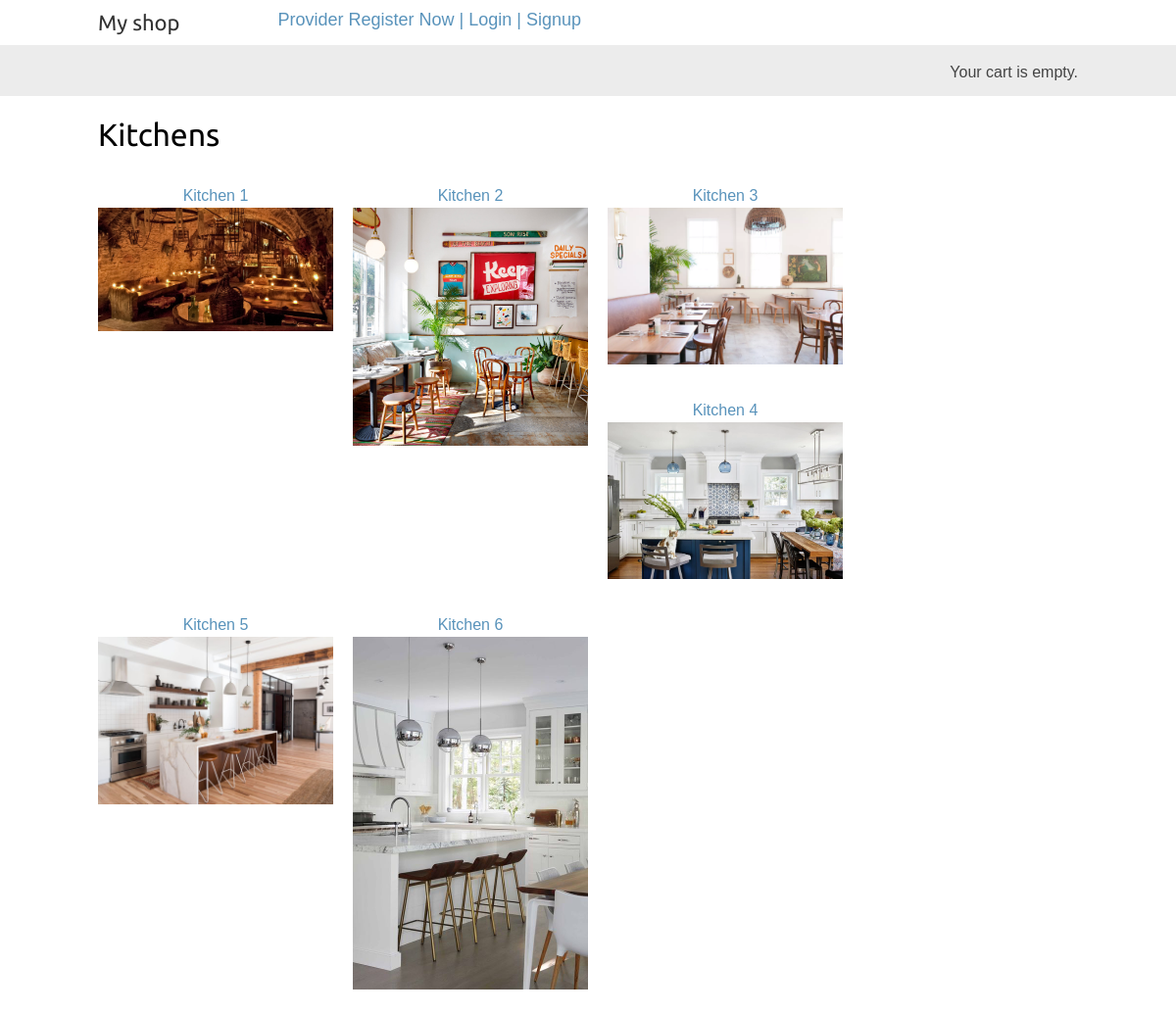
Screenshot of /home/user/ with the database file from the repository.
### serviceProviderApp/models.py (models this page shows, shortened)
class Kitchen2Register(models.Model):
    name = models.CharField(max_length=200, db_index=True)
    email=models.CharField(max_length=50)
    image = models.ImageField(upload_to='kitchens/', blank=True)
    description = models.TextField(blank=True)
    menu = models.ManyToManyField(menuItem)
    TIMES_TO_WORK = [
        ('Tm1','8:00'),
        ('Tm2','8:30'),
        ('Tm3','9:00'),
        ('Tm4','9:30'),
        ('Tm5','10:00'),
        ('Tm6', '10:30'),
        ('Tm7', '11:00'),
        ('Tm8', '11:30'),
        ('Tm9', '12:00'),
        ('Tm10', '12:30'),
        ('Tm11', '13:00'),
        ('Tm12', '13:30'),
        ('Tm13', '14:00'),
        ('Tm14', '14:30'),
        ('Tm15', '15:00'),
        ('Tm16', '15:30'),
        ('Tm17', '16:00'),
        ('Tm18', '16:30'),
        ('Tm19', '17:00'),
    ]
    monday = models.BooleanField(default=False)
    mondayStartTime = models.CharField(max_length=4,choices=TIMES_TO_WORK,default='Tm1',)
    mondayEndTime = models.CharField(max_length=4, choices=TIMES_TO_WORK, default='Tm19', )
    tuesday=models.BooleanField(default=False)
    tuesdayStartTime = models.CharField(max_length=4, choices=TIMES_TO_WORK, default='Tm1', )
    tuesdayEndTime = models.CharField(max_length=4, choices=TIMES_TO_WORK, default='Tm19', )
    wednesday = models.BooleanField(default=False)
    wednesdayStartTime = models.CharField(max_length=4, choices=TIMES_TO_WORK, default='Tm1', )
    wednesdayEndTime = models.CharField(max_length=4, choices=TIMES_TO_WORK, default='Tm19', )
    thursday = models.BooleanField(default=False)
    thursdayStartTime = models.CharField(max_length=4, choices=TIMES_TO_WORK, default='Tm1', )
    thursdayEndTime = models.CharField(max_length=4, choices=TIMES_TO_WORK, default='Tm19', )
    friday = models.BooleanField(default=False)
    fridayStartTime = models.CharField(max_length=4, choices=TIMES_TO_WORK, default='Tm1', )
    fridayEndTime = models.CharField(max_length=4, choices=TIMES_TO_WORK, default='Tm19', )
    saturday = models.BooleanField(default=False)
    saturdayStartTime = models.CharField(max_length=4, choices=TIMES_TO_WORK, default='Tm1', )
    saturdayEndTime = models.CharField(max_length=4, choices=TIMES_TO_WORK, default='Tm19', )
    sunday = models.BooleanField(default=False)
    sundayStartTime = models.CharField(max_length=4, choices=TIMES_TO_WORK, default='Tm1', )
    sundayEndTime = models.CharField(max_length=4, choices=TIMES_TO_WORK, default='Tm19', )
    def get_absolute_url(self):
        return reverse('userModule:kitchen_detail', args=[self.id])

### userModule/views.py (the view)
def kitchen_list(request):
    k = Kitchen2Register.objects.all() #filter(available=True)
    return render(request, 'userModule/kitchen_list.html',{'kitchens':k})

### userModule/templates/userModule/kitchen_list.html (shortened to what this page needs)
{% extends "myApp/base.html" %}
{% load static %}
{% block content %}
    <div id="main" class="product-list">
        <h1>Kitchens</h1>
        {% for k in kitchens %}
            <div class="item">
                <a href="{{ k.get_absolute_url }}">{{ k.name }}</a><br>
                <div class="img">
                    <a href="{{ k.get_absolute_url }}">
                        <img src="{% if k.image %}{{ k.image.url }}{% else %}{% static "img/no_image.png" %}{% endif %}">
                    </a>
                </div>
            </div>
        {% endfor %}
    </div>
{% endblock %}

### userModule/static/css/base.css (style rules this page uses)
body { margin:0; padding:0; font-family:helvetica, sans-serif; }
h1, h2, h3, h4, h5 , h6 { font-family: 'Ubuntu', sans-serif; font-weight:normal; }
a { text-decoration:none; color:#5993bb; }
#main { float:left; width: 96%; margin-right:-220px; overflow:hidden; }
.product-list .item { width:25%; padding:10px 20px 10px 0; float:left; text-align:center; line-height:1.5; }
.product-list .item img { width:100%; margin-bottom:8px; }

### rows the page displays
Kitchen2Register: name "Kitchen 1", image (picture)
Kitchen2Register: name "Kitchen 2", image (picture)
Kitchen2Register: name "Kitchen 3", image (picture)
Kitchen2Register: name "Kitchen 4", image (picture)
Kitchen2Register: name "Kitchen 5", image (picture)
Kitchen2Register: name "Kitchen 6", image (picture)
